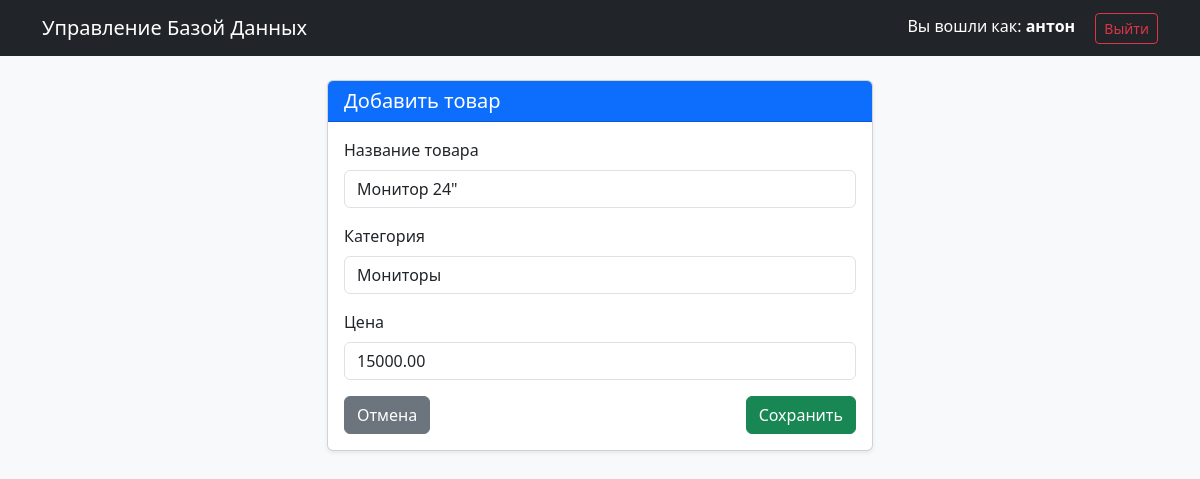
The page /product/3/edit/ (signed in) on the database its author committed.
### store/models.py (models this page shows, shortened)
class Product(models.Model):
    title = models.CharField(max_length=100, verbose_name="Название товара")
    category = models.CharField(max_length=50, verbose_name="Категория")
    price = models.DecimalField(max_digits=10, decimal_places=2, verbose_name="Цена")
    class Meta:
        db_table = 'products'

### store/views.py (the view)
# urls.py: path('product/<int:pk>/edit/', views.edit_product, name='edit_product'),
@login_required
def edit_product(value_request, pk):
    product = get_object_or_404(Product, pk=pk)
    if value_request.method == 'POST':
        form = ProductForm(value_request.POST, instance=product)
        if form.is_valid():
            form.save()
            return redirect('dashboard')
    else:
        form = ProductForm(instance=product)
    return render(value_request, 'edit_product.html', {'form': form, 'title': 'Редактировать товар'})

### store/forms.py
class ProductForm(forms.ModelForm):
    class Meta:
        model = Product
        fields = ['title', 'category', 'price']

### store/templates/edit_product.html (shortened to what this page needs)
{% extends 'base.html' %}
{% block content %}
<div class="row justify-content-center">
    <div class="col-md-6">
        <div class="card shadow-sm">
            <div class="card-header bg-primary text-white">
                <h5 class="mb-0">{% if product %}Редактировать товар{% else %}Добавить товар{% endif %}</h5>
            </div>
            <div class="card-body">
                <form method="post">
                    {% for field in form %}
                    <div class="mb-3">
                        <label class="form-label">{{ field.label }}</label>
                        {{ field }}
                    </div>
                    {% endfor %}
                    <div class="d-flex justify-content-between">
                        <a href="{% url 'dashboard' %}" class="btn btn-secondary">Отмена</a>
                        <button type="submit" class="btn btn-success">Сохранить</button>
                    </div>
                </form>
            </div>
        </div>
    </div>
</div>
{% endblock %}

### store/templates/base.html (shortened to what this page needs)
<!DOCTYPE html>
<html lang="ru">
<head>
    <link href="https://cdn.jsdelivr.net/npm/bootstrap@5.3.0/dist/css/bootstrap.min.css" rel="stylesheet">
</head>
<body class="bg-light">
    <nav class="navbar navbar-expand-lg navbar-dark bg-dark mb-4">
        <div class="container">
            <a class="navbar-brand" href="{% url 'dashboard' %}">Управление Базой Данных</a>
            <div class="ms-auto">
                {% if user.is_authenticated %}
                    <span class="navbar-text me-3 text-white">Вы вошли как: <strong>{{ user.username }}</strong></span>
                    <a href="{% url 'logout' %}" class="btn btn-outline-danger btn-sm">Выйти</a>
                {% else %}
                    <a href="{% url 'login' %}" class="btn btn-outline-light btn-sm me-2">Войти</a>
                    <a href="{% url 'register' %}" class="btn btn-warning btn-sm">Регистрация</a>
                {% endif %}
            </div>
        </div>
    </nav>
    <div class="container">
        {% block content %}
        {% endblock %}
    </div>
</body>
</html>

### rows shown on the page
Product: form "Монитор 24\"" "Мониторы" "15000.00"

### other values the page prints
{{ user.username }} "антон"
{{ field.label }} "Название товара" "Категория" "Цена"
